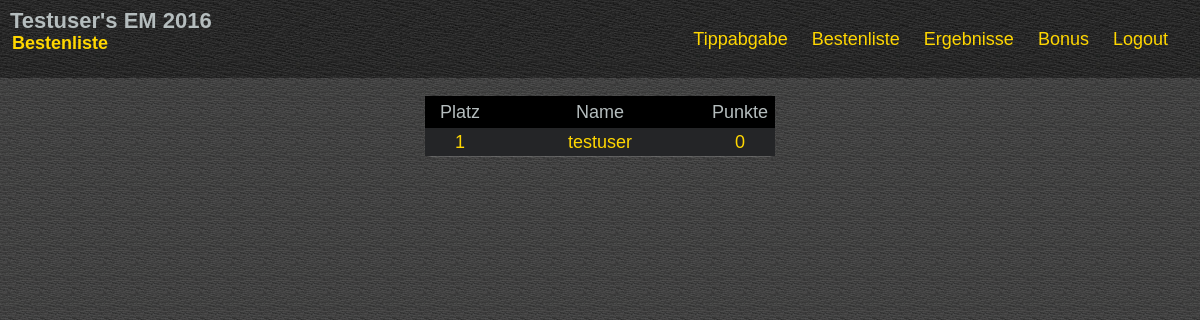
/ranking (signed in), run on the app's committed database.
### tables this page shows
CREATE TABLE IF NOT EXISTS `competition_users` (
  `id` int(11) NOT NULL AUTO_INCREMENT,
  `email` text NOT NULL,
  `password` varchar(65) NOT NULL,
  `username` varchar(65) NOT NULL,
  PRIMARY KEY (`id`)
);

### database.php (called while the page is built, shortened)
<?php
class Database {
    private $_connection;
    private static $_instance;
    private $_host = DatabaseConfig::HOST;
    private $_username = DatabaseConfig::USER;
    private $_password = DatabaseConfig::PASS;
    private $_database = DatabaseConfig::NAME;
    public static function getInstance()
    {
        if (!self::$_instance) {
            self::$_instance = new self();
        }
        return self::$_instance;
    }
    private function __construct()
    {
        try {
            $this->_connection  = new \PDO("mysql:host=$this->_host;dbname=$this->_database;charset=utf8", $this->_username, $this->_password);
        } catch (PDOException $e) {
            echo $e->getMessage();
        }
    }
	private function execute($sql, $data = array())
	{
		$stmt = $this->_connection->prepare($sql);
		if (!$stmt->execute()) {
			var_dump($stmt->errorInfo());
		}
		return $stmt->fetchAll(PDO::FETCH_ASSOC);
	}
	public function getUsers()
	{
		$sql = "SELECT id as uid, username as name FROM competition_users";
		return $this->execute($sql);
	}
}
?>

### standing.php (the view, shortened to what this page needs)
 <div>
<?php
	require_once('database.php');
	$db = Database::getInstance();
	$ranking = Array();
	$users = $db->getUsers();
	foreach ($users as $user)
	{
		$ranking[$user['uid']] = Array(
			'uid' => $user['uid'],
			'name' => $user['name'],
			'score' => 0);
	}
	usort($ranking, "sortByScore");
?>
<table id="user_ranking" class="table">
	<thead>
		<tr >
			<td style="width: 20%">Platz</td>
			<td style="width: 60%">Name</td>
			<td style="width: 20%">Punkte</td>
		</tr>
	</thead>
	<tbody>
<?php
	$pos = 0;
	$lastScore = -1;
	foreach ($ranking as $r)
	{
		if ($r['score'] != $lastScore) $pos++;
		$colors = Array('', 'gold', 'silver', 'bronze');
		$color = ($pos <= 3) ? $colors[$pos] : 'standard';
		echo "	<tr class=\"ranking_$color\">
					<td>$pos</td>
					<td>{$r['name']}</td>
					<td>{$r['score']}</td>
				</tr>";
		$lastScore = $r['score'];
	}
?>
	</tbody>
</table>
</div>

### css/competition.css (style rules this page uses)
html, body, div, span, applet, object, iframe, h1, h2, h3, h4, h5, h6, p, blockquote, pre, a, abbr, acronym, address, big, cite, code, del, dfn, em, img, ins, kbd, q, s, samp, small, strike, strong, sub, sup, tt, var, b, u, i, center, dl, dt, dd, ol, ul, li, fieldset, form, label, legend, table, caption, tbody, tfoot, thead, tr, th, td, article, aside, canvas, details, embed, figure, figcaption, footer, header, hgroup, menu, nav, output, ruby, section, summary, time, mark, audio, video { margin: 0; padding: 0; border: 0; font-size: 100%; font-family: 'Fjalla One',sans-serif; vertical-align: baseline; }
body { line-height: 1; }
table { border-collapse: collapse; border-spacing: 0; }
html { height: 100%; }
body { min-height: 100%; background: url(../img/bg.png) center; }
table.table { background-color: #141517; -webkit-border-radius: 7px; -moz-border-radius: 7px; border-radius: 7px; -webkit-box-shadow: 0px 1px 1px 0px rgba(255,255,255, .2), inset 0px 1px 1px 0px rgb(0,0,0); -moz-box-shadow: 0px 1px 1px 0px rgba(255,255,255, .2), inset 0px 1px 1px 0px rgb(0,0,0); box-shadow: 0px 1px 1px 0px rgba(255,255,255, .2), inset 0px 1px 1px 0px rgb(0,0,0); color:#b5bdbe;font-size: 18px; font-family: 'Fjalla One', serif; display: inline-table; }
#user_ranking thead > tr > td { padding: 7px; }
#user_ranking tbody > tr > td { padding: 5px; }
#user_ranking thead tr { background-color: #000000; }
#user_ranking tbody tr { background-color: #242527; }
#user_ranking tr.ranking_gold { color: gold; }

### data on the page
competition_users: pos "1", username "testuser", score "0"

### other printed values
$title "Tippabgabe"
$title "Bestenliste"
$title "Ergebnisse"
$title "Bonus"
$title "Logout"
$_SESSION["activeUser"] "Testuser"
self::getPageTitle() "Bestenliste"
